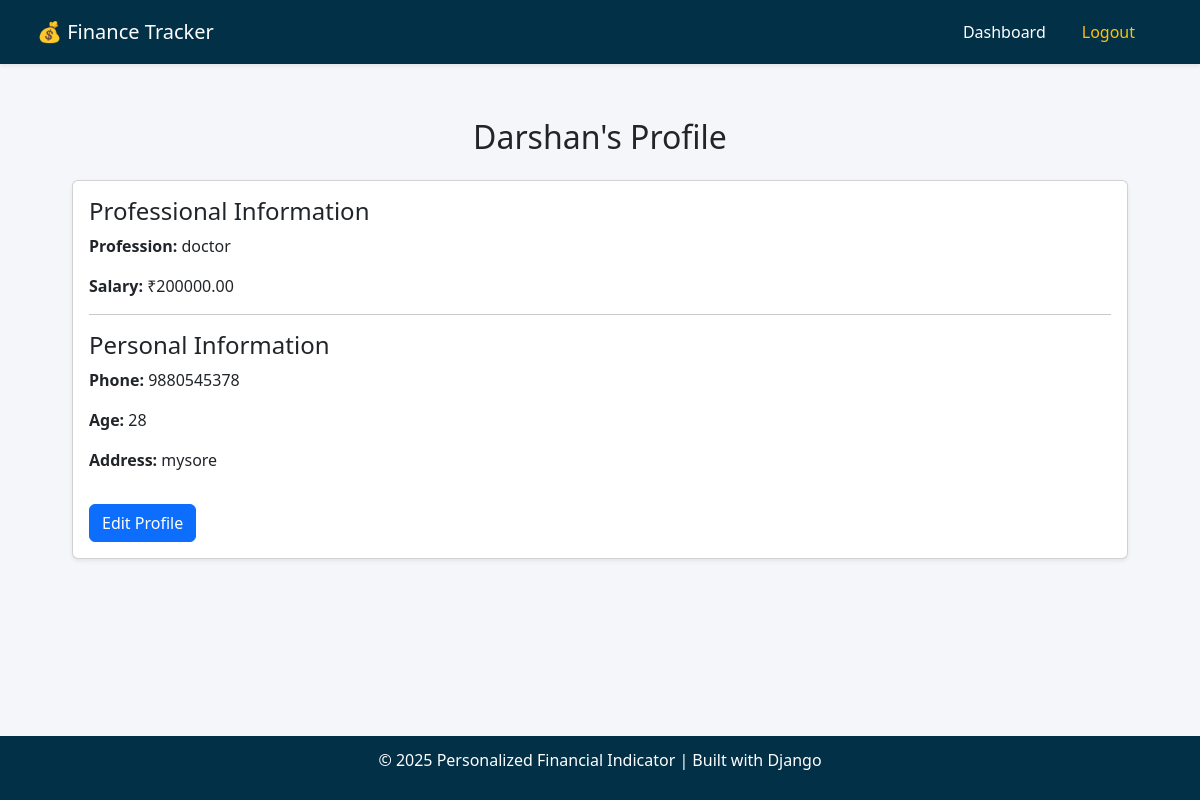
/profile/ (signed in), run on the app's committed database.
### authentication/models.py (models this page shows, shortened)
class Profile(models.Model):
    user = models.OneToOneField(User, on_delete=models.CASCADE)
    profession = models.CharField(max_length=100, blank=True, null=True)
    salary = models.DecimalField(max_digits=12, decimal_places=2, blank=True, null=True)
    phone = models.CharField(max_length=15, blank=True, null=True)
    age = models.IntegerField(blank=True, null=True)
    address = models.TextField(blank=True, null=True)
    aadhaar_number = models.CharField("Aadhaar Number", max_length=12, blank=True, null=True)
    pan_number = models.CharField("PAN Number", max_length=10, blank=True, null=True)
    gender = models.CharField(max_length=10, choices=[('M', 'Male'), ('F', 'Female'), ('O', 'Other')], blank=True, null=True)
    marital_status = models.CharField(max_length=15, choices=[('Single', 'Single'), ('Married', 'Married'), ('Divorced', 'Divorced'), ('Widowed', 'Widowed')], blank=True, null=True)
    nominee = models.CharField("Nominee Name", max_length=150, blank=True, null=True)
    emergency_contact = models.CharField("Emergency Contact", max_length=15, blank=True, null=True)
    occupation_type = models.CharField("Occupation Type", max_length=50, blank=True, null=True)
    city = models.CharField(max_length=100, blank=True, null=True)  # <-- add
    date_of_birth = models.DateField(blank=True, null=True)

### authentication/views.py (the view)
# urls.py: path('profile/', views.profile_view, name='profile'),
@login_required(login_url='login')
def profile_view(request):
    profile, _ = Profile.objects.get_or_create(user=request.user)
    return render(request, 'authentication/profile_view.html', {'profile': profile})

### authentication/templates/authentication/profile_view.html
{% extends 'base.html' %}
{% block content %}
<div class="container mt-4">
    <h2 class="text-center mb-4">{{ user.username }}'s Profile</h2>
    <div class="card shadow-sm">
        <div class="card-body">
            <h4>Professional Information</h4>
            <p><strong>Profession:</strong> {{ profile.profession }}</p>
            <p><strong>Salary:</strong> ₹{{ profile.salary }}</p>
            <hr>
            <h4>Personal Information</h4>
            <p><strong>Phone:</strong> {{ profile.phone }}</p>
            <p><strong>Age:</strong> {{ profile.age }}</p>
            <p><strong>Address:</strong> {{ profile.address }}</p>
            <a href="{% url 'profile_edit' %}" class="btn btn-primary mt-3">Edit Profile</a>
        </div>
    </div>
</div>
{% endblock %}

### authentication/templates/base.html (style rules this page uses)
body { background-color: #f5f6fa; }

### data on the page
Profile: profession "doctor", salary "200000.00", phone "9880545378", age "28", address "mysore"

### other printed values
{{ user.username }} "Darshan"
